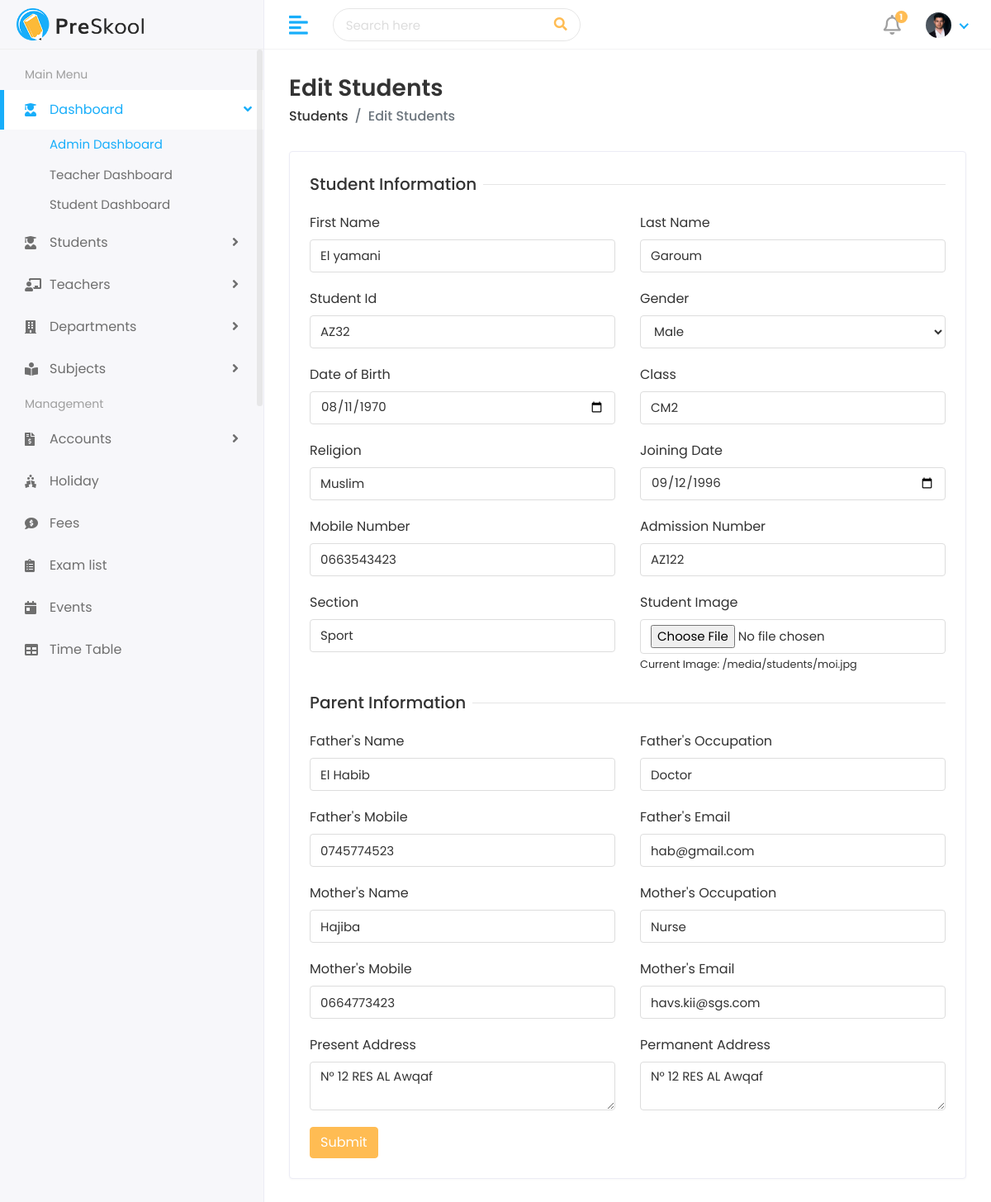
/student/edit/hicham-garoum-123/ (signed in), run on an earlier commit of the app's database.
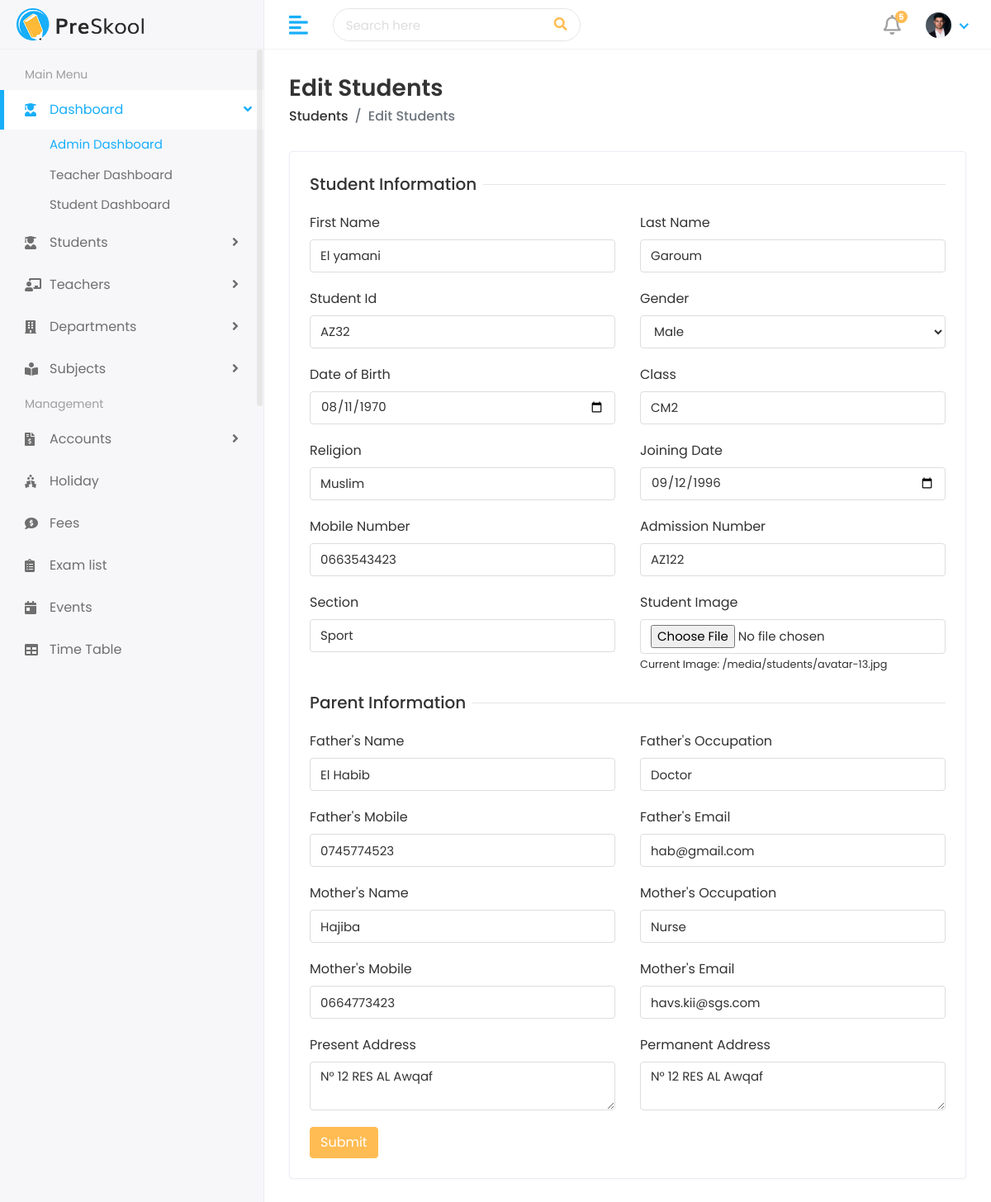
And on a later commit of the database.
### student/models.py (models this page shows, shortened)
class Student(models.Model):
    first_name = models.CharField(max_length=100)
    last_name = models.CharField(max_length=100)
    student_id = models.CharField(max_length=20)
    gender = models.CharField(max_length=10, choices=[(
        'Male', 'Male'), ('Female', 'Female'), ('Others', 'Others')])
    date_of_birth = models.DateField()
    student_class = models.CharField(max_length=50)
    religion = models.CharField(max_length=50)
    joining_date = models.DateField()
    mobile_number = models.CharField(max_length=15)
    admission_number = models.CharField(max_length=20)
    section = models.CharField(max_length=10)
    student_image = models.ImageField(upload_to='students/', blank=True)
    parent = models.OneToOneField(Parent, on_delete=models.CASCADE)
    slug = models.SlugField(max_length=255, unique=True, blank=True)

### student/views.py (the view, shortened to what this page needs)
# urls.py: path('edit/<str:slug>/', views.edit_student, name='edit_student'),
def edit_student(request, slug):
    student = get_object_or_404(Student, slug=slug)
    parent = student.parent if hasattr(student, 'parent') else None
    return render(request, "students/edit-student.html", {
        'student': student,
        'parent': parent,
    })

### school/context_processors.py (called while the page is built)
def notifications(request):
    if request.user.is_authenticated:
        unread_notification = request.user.notification_set.filter(
            is_read=False)
        unread_notification_count = unread_notification.count()
        return {'unread_notification': unread_notification,
                'unread_notification_count': unread_notification_count}
    return {}

### templates/students/edit-student.html (shortened to what the changed rows need)
{% extends 'Home/base.html' %}
{% load static %}
{% block body %}
<div class="page-wrapper">
    <div class="content container-fluid">
        <div class="row">
            <div class="col-sm-12">
                <div class="card">
                    <div class="card-body">
                        <form method="POST" enctype="multipart/form-data">
                            <div class="row">
                                <div class="col-12 col-sm-6">
                                    <div class="form-group">
                                        <label>First Name</label>
                                        <input type="text" name="first_name" class="form-control" value="{{ student.first_name }}">
                                    </div>
                                </div>
                                <div class="col-12 col-sm-6">
                                    <div class="form-group">
                                        <label>Last Name</label>
                                        <input type="text" name="last_name" class="form-control" value="{{ student.last_name }}">
                                    </div>
                                </div>
                                <div class="col-12 col-sm-6">
                                    <div class="form-group">
                                        <label>Student Id</label>
                                        <input type="text" name="student_id" class="form-control" value="{{ student.student_id }}">
                                    </div>
                                </div>
                                <div class="col-12 col-sm-6">
                                    <div class="form-group">
                                        <label>Gender</label>
                                        <select name="gender" class="form-control">
                                            <option value="Male" {% if student.gender == 'Male' %}selected{% endif %}>Male</option>
                                        </select>
                                    </div>
                                </div>
                                <div class="col-12 col-sm-6">
                                    <div class="form-group">
                                        <label>Date of Birth</label>
                                        <input type="date" name="date_of_birth" class="form-control" value="{{ student.date_of_birth|date:'Y-m-d' }}">
                                    </div>
                                </div>
                                <div class="col-12 col-sm-6">
                                    <div class="form-group">
                                        <label>Class</label>
                                        <input type="text" name="student_class" class="form-control" value="{{ student.student_class }}">
                                    </div>
                                </div>
                                <div class="col-12 col-sm-6">
                                    <div class="form-group">
                                        <label>Religion</label>
                                        <input type="text" name="religion" class="form-control" value="{{ student.religion }}">
                                    </div>
                                </div>
                                <div class="col-12 col-sm-6">
                                    <div class="form-group">
                                        <label>Joining Date</label>
                                        <input type="date" name="joining_date" class="form-control" value="{{ student.joining_date|date:'Y-m-d' }}">
                                    </div>
                                </div>
                                <div class="col-12 col-sm-6">
                                    <div class="form-group">
                                        <label>Mobile Number</label>
                                        <input type="text" name="mobile_number" class="form-control" value="{{ student.mobile_number }}">
                                    </div>
                                </div>
                                <div class="col-12 col-sm-6">
                                    <div class="form-group">
                                        <label>Admission Number</label>
                                        <input type="text" name="admission_number" class="form-control" value="{{ student.admission_number }}">
                                    </div>
                                </div>
                                <div class="col-12 col-sm-6">
                                    <div class="form-group">
                                        <label>Section</label>
                                        <input type="text" name="section" class="form-control" value="{{ student.section }}">
                                    </div>
                                </div>
                                <div class="col-12 col-sm-6">
                                    <div class="form-group">
                                        <label>Student Image</label>
                                        <input type="file" name="student_image" class="form-control">
                                        <small>Current Image: {{ student.student_image.url }}</small>
                                    </div>
                                </div>
                            </div>
                        </form>
                    </div>
                </div>
            </div>
        </div>
    </div>
</div>
{% endblock %}

What changed in the data, as far as the page shows it:
changed Student "El yamani": student_image "/media/students/moi.jpg" → "/media/students/avatar-13.jpg"
Also different on the page:
{{ unread_notification_count }}: "1" → "5"
